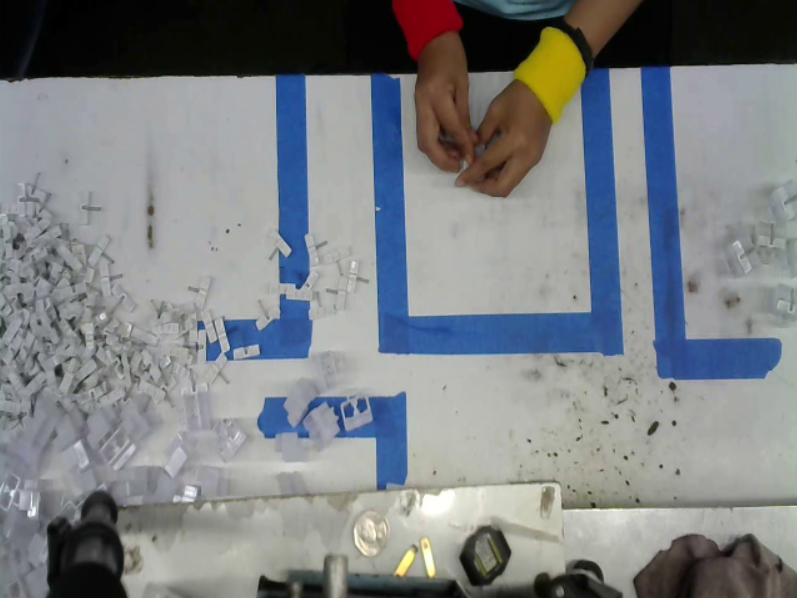
#> input picture resources/images/craftsman_hand.png, 797 x 598 px
$ python cv2_blend_image.py
#> lines starting #> are read from the running program, lines starting #| are printed output that depends on the picture
import cv2
import numpy as np

img1 = cv2.imread('../resources/images/craftsman_hand.png')
#> img1 is the input picture: shape (598, 797, 3); mean B, G, R 131.3, 128.1, 124.4
img1 = cv2.resize(img1,(640,480))
#> img1: shape (480, 640, 3)
img2 = cv2.imread('../resources/images/points.png')
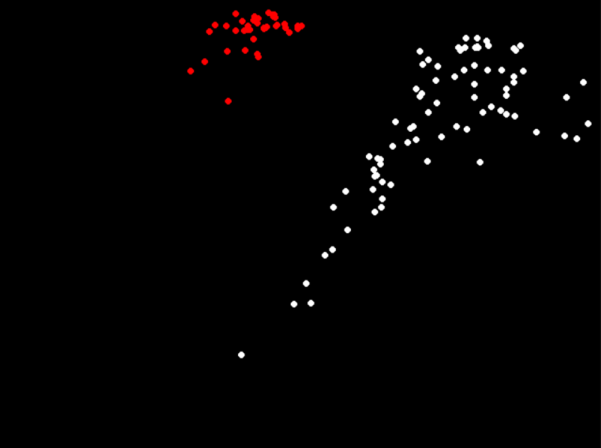
#> input picture resources/images/points.png, 601 x 448 px
#> img2 is the input picture: shape (448, 601, 3); mean B, G, R 2.3, 2.3, 3.3
img2 = cv2.resize(img2,(640,480))
#> img2: shape (480, 640, 3)
dst = cv2.addWeighted(img1, 1.0, img2, 1.0, 0)
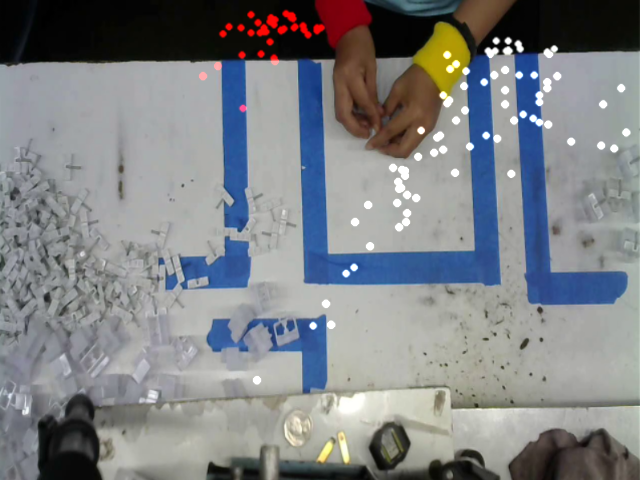
#> dst: shape (480, 640, 3); mean B, G, R 132.6, 129.5, 126.7

img_arr = np.hstack((img1, img2))
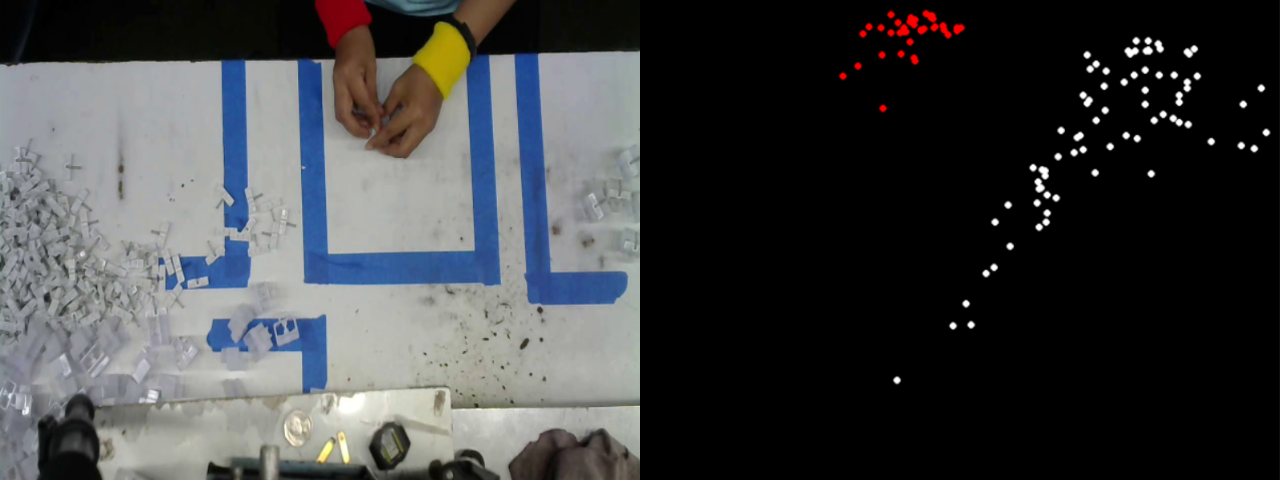
#> img_arr: shape (480, 1280, 3); mean B, G, R 66.7, 65.2, 63.8
cv2.imshow('Input Images',img_arr)
cv2.imshow('Blended Image',dst)

cv2.waitKey(0)
cv2.destroyAllWindows()
